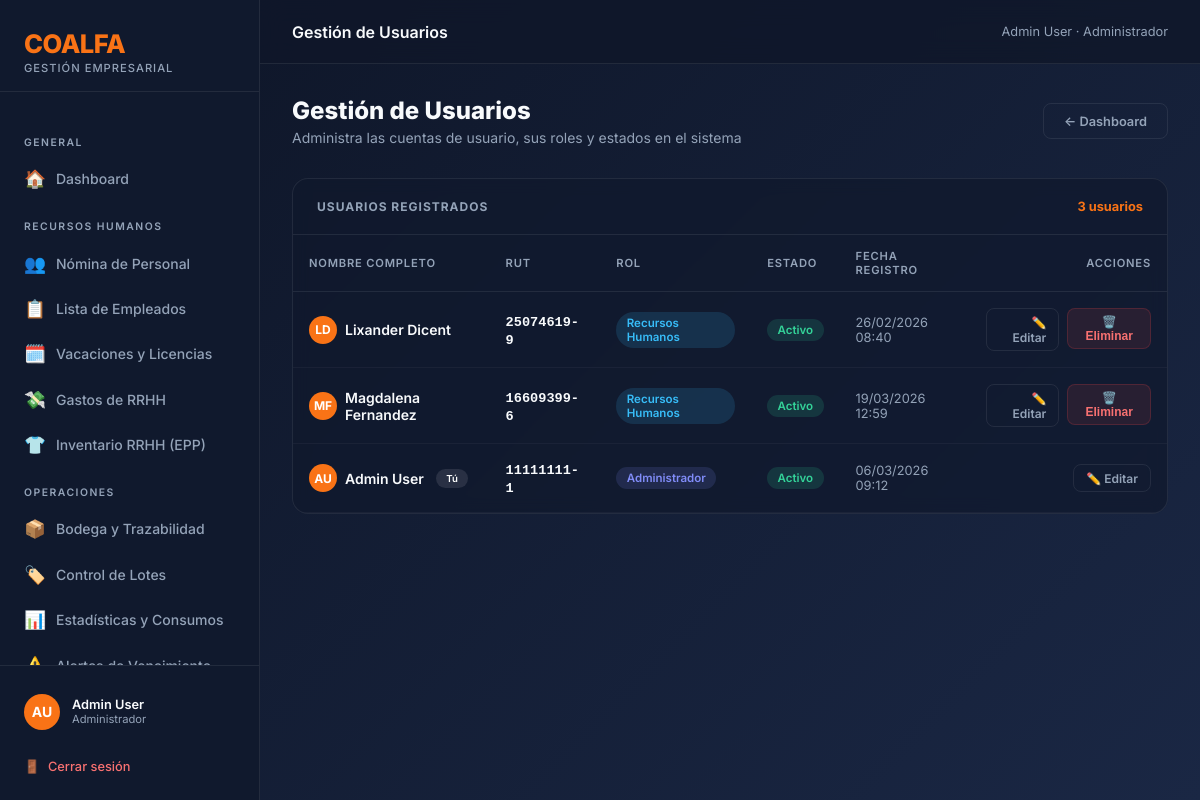
/gestion/usuarios/ (signed in), run on an earlier commit of the app's database.
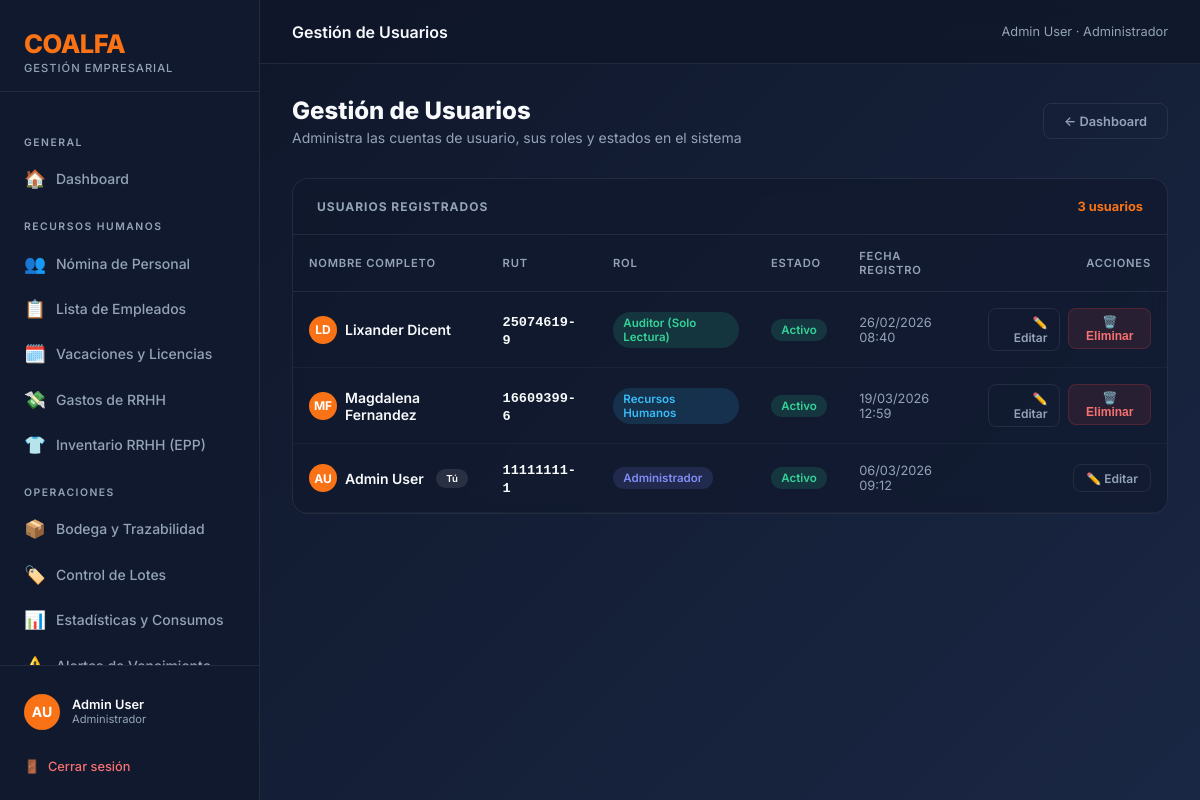
And on a later commit of the database.
### coalfa/models.py (models this page shows, shortened)
class Usuario(AbstractBaseUser, PermissionsMixin):
    ROL_CHOICES = [
        ("ADMIN", "Administrador"),
        ("RRHH", "Recursos Humanos"),
        ("OPERACIONAL", "Operacional"),
        ("GERENTE", "Gerente"),
        ("AUDITOR", "Auditor (Solo Lectura)"),
    ]
    rut = models.CharField(max_length=12, unique=True, verbose_name="RUT", validators=[rut_validator])
    nombre = models.CharField(max_length=60, verbose_name="Nombre")
    apellido = models.CharField(max_length=60, verbose_name="Apellido")
    rol = models.CharField(max_length=15, choices=ROL_CHOICES, default="RRHH", verbose_name="Rol")
    is_active = models.BooleanField(default=True, verbose_name="Activo")
    is_staff = models.BooleanField(default=False, verbose_name="Es staff")
    solicitud_pendiente = models.BooleanField(default=False, verbose_name="Solicitud pendiente de aprobación")
    date_joined = models.DateTimeField(default=timezone.now, verbose_name="Fecha de registro")
    USERNAME_FIELD = "rut"
    REQUIRED_FIELDS = ["nombre", "apellido"]
    objects = UsuarioManager()
    def get_full_name(self):
        return f"{self.nombre} {self.apellido}"
    class Meta:
        verbose_name = "Usuario"
        verbose_name_plural = "Usuarios"

### coalfa/views.py (the view)
# urls.py: path("gestion/usuarios/", views.admin_usuarios, name="admin_usuarios"),
@_admin_required
def admin_usuarios(request):
    from .models import Usuario
    usuarios = Usuario.objects.all().order_by("apellido", "nombre")
    return render(request, "admin/usuarios.html", {"usuarios": usuarios})

### coalfa/context_processors.py (called while the page is built)
def solicitudes_pendientes(request):
    if request.user.is_authenticated and getattr(request.user, 'rol', None) == 'ADMIN':
        count = Usuario.objects.filter(solicitud_pendiente=True).count()
        return {'solicitudes_count': count}
    return {}

### coalfa/views.py (called while the page is built)
def _admin_required(view_func):
    from functools import wraps
    @wraps(view_func)
    def wrapper(request, *args, **kwargs):
        if not request.user.is_authenticated or request.user.rol != "ADMIN":
            return redirect("dashboard")
        return view_func(request, *args, **kwargs)
    return wrapper

### templates/admin/usuarios.html (shortened to what this page needs)
{% extends 'base.html' %}
{% block topbar_title %}Gestión de Usuarios{% endblock %}
{% block content %}
<div class="header-section">
    <div>
        <div class="page-title">Gestión de Usuarios</div>
        <p class="page-subtitle" style="margin-bottom:0;">Administra las cuentas de usuario, sus roles y estados en el sistema</p>
    </div>
    <a href="{% url 'dashboard' %}" class="btn btn-ghost">← Dashboard</a>
</div>
<div class="card table-responsive-cards" style="padding:0; overflow:hidden;">
    <div style="padding:1.25rem 1.5rem; border-bottom:1px solid var(--border); display:flex; justify-content:space-between; align-items:center;">
        <span style="font-size:0.75rem; font-weight:700; text-transform:uppercase; letter-spacing:1px; color:var(--text-muted);">Usuarios Registrados</span>
        <span style="font-size:0.8rem; font-weight:700; color:var(--accent);">{{ usuarios.count }} usuario{{ usuarios.count|pluralize:"s" }}</span>
    </div>
    <div class="table-wrap">
        <table>
            <thead>
                <tr>
                    <th>Nombre Completo</th>
                    <th>RUT</th>
                    <th>Rol</th>
                    <th>Estado</th>
                    <th>Fecha Registro</th>
                    <th style="text-align:right;">Acciones</th>
                </tr>
            </thead>
            <tbody>
                {% for u in usuarios %}
                <tr>
                    <td>
                        <div style="font-weight:600; display:flex; align-items:center; gap:0.5rem;">
                            <div class="user-avatar" style="width:28px; height:28px; font-size:0.75rem;">
                                {{ u.nombre|first }}{{ u.apellido|first }}
                            </div>
                            {{ u.get_full_name }}
                            {% if u.pk == request.user.pk %}
                            <span class="user-badge" style="background:rgba(255,255,255,0.1); color:white; font-size:0.6rem; margin-left:0.25rem;">Tú</span>
                            {% endif %}
                        </div>
                    </td>
                    <td>
                        <span style="font-family:monospace; font-size:0.85rem; font-weight:600;">{{ u.rut }}</span>
                    </td>
                    <td>
                        <span class="user-badge {% if u.rol == 'ADMIN' %}badge-admin{% elif u.rol == 'GERENTE' %}badge-gerente{% elif u.rol == 'RRHH' %}badge-rrhh{% else %}badge-operacional{% endif %}">
                            {{ u.get_rol_display }}
                        </span>
                    </td>
                    <td>
                        <span class="user-badge {% if u.is_active %}badge-active{% else %}badge-inactive{% endif %}">
                            {% if u.is_active %}Activo{% else %}Inactivo{% endif %}
                        </span>
                    </td>
                    <td style="color:var(--text-muted); font-size:0.8rem;">
                        {{ u.date_joined|date:"d/m/Y H:i" }}
                    </td>
                    <td style="text-align:right;">
                        <div style="display:inline-flex; gap:0.5rem; justify-content:flex-end;">
                            <a href="{% url 'admin_usuario_editar' u.pk %}" class="btn btn-ghost btn-sm">
                                ✏️ Editar
                            </a>
                            {% if u.pk != request.user.pk %}
                            <form method="post" action="{% url 'admin_usuario_eliminar' u.pk %}" style="display:inline;" onsubmit="return confirm('¿Estás seguro de que deseas eliminar permanentemente a {{ u.get_full_name }}? Esta acción no se puede deshacer.')">
                                <button type="submit" class="btn btn-danger btn-sm">
                                    🗑️ Eliminar
                                </button>
                            </form>
                            {% endif %}
                        </div>
                    </td>
                </tr>
                {% endfor %}
            </tbody>
        </table>
    </div>
</div>
{% endblock %}

### templates/base.html (shortened to what this page needs)
<!DOCTYPE html>
<html lang="es">
<head>
    <link rel="stylesheet" href="https://unpkg.com/nprogress@0.2.0/nprogress.css" />
</head>
<body>
    <div class="sidebar">
        <div class="sidebar-brand">
            <div class="logo-text">COALFA</div>
            <div class="logo-sub">Gestión Empresarial</div>
        </div>
        <nav class="sidebar-nav">
            <div class="nav-section-label">General</div>
            <a href="{% url 'dashboard' %}" class="nav-item {% block nav_home %}{% endblock %}">
                <span class="icon">🏠</span> Dashboard
            </a>
            {% if user.rol == 'RRHH' or user.rol == 'ADMIN' or user.rol == 'GERENTE' or user.rol == 'AUDITOR' %}
            <div class="nav-section-label">Recursos Humanos</div>
            <a href="{% url 'rrhh_dashboard' %}" class="nav-item {% block nav_rrhh %}{% endblock %}">
                <span class="icon">👥</span> Nómina de Personal
            </a>
            <a href="{% url 'rrhh_lista_empleados' %}" class="nav-item {% block nav_empleados %}{% endblock %}">
                <span class="icon">📋</span> Lista de Empleados
            </a>
            <a href="{% url 'rrhh_ausencias' %}" class="nav-item {% block nav_ausencias %}{% endblock %}">
                <span class="icon">🗓️</span> Vacaciones y Licencias
            </a>
            <a href="{% url 'rrhh_gastos' %}" class="nav-item {% block nav_rrhh_gastos %}{% endblock %}">
                <span class="icon">💸</span> Gastos de RRHH
            </a>
            <a href="{% url 'rrhh_inventario' %}" class="nav-item {% block nav_rrhh_inventario %}{% endblock %}">
                <span class="icon">👕</span> Inventario RRHH (EPP)
            </a>
            {% endif %}
            {% if user.rol == 'OPERACIONAL' or user.rol == 'ADMIN' or user.rol == 'GERENTE' or user.rol == 'AUDITOR' %}
            <div class="nav-section-label">Operaciones</div>
            <a href="{% url 'inventario_dashboard' %}" class="nav-item {% block nav_inventario %}{% endblock %}">
                <span class="icon">📦</span> Bodega y Trazabilidad
            </a>
            <a href="{% url 'inventario_lista_lotes' %}" class="nav-item {% block nav_lotes %}{% endblock %}">
                <span class="icon">🏷️</span> Control de Lotes
            </a>
            <a href="{% url 'inventario_resumen_consumo' %}" class="nav-item {% block nav_consumo %}{% endblock %}">
                <span class="icon">📊</span> Estadísticas y Consumos
            </a>
            <a href="{% url 'inventario_alertas' %}" class="nav-item {% block nav_alertas %}{% endblock %}">
                <span class="icon">⚠️</span> Alertas de Vencimiento
            </a>
            {% endif %}
        </nav>
        <div class="sidebar-footer">
            <div class="user-info">
                <div class="user-avatar">{{ user.nombre|first }}{{ user.apellido|first }}</div>
                <div>
                    <div class="user-name">{{ user.get_full_name }}</div>
                    <div class="user-role">{{ user.get_rol_display }}</div>
                </div>
            </div>
            <a href="{% url 'logout' %}" class="btn-logout">
                <span>🚪</span> Cerrar sesión
            </a>
        </div>
    </div>
    <div class="main-wrapper">
        <div class="topbar">
            <div class="topbar-title">{% block topbar_title %}Dashboard{% endblock %}</div>
            <div class="topbar-breadcrumb">{{ user.get_full_name }} · {{ user.get_rol_display }}</div>
        </div>
        <div class="page-content">
            {% block content %}{% endblock %}
        </div>
    </div>
</body>
</html>

What changed in the data, as far as the page shows it:
changed Usuario "Lixander Dicent": rol "Recursos Humanos" → "Auditor (Solo Lectura)"
